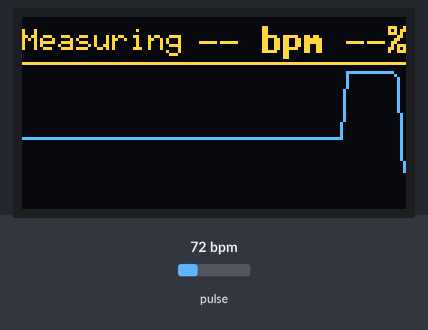
The sketch below on a simulated ESP32. Parts: 128×64 one-colour display. Inputs (shaded band) come from the test bench; at power-on: pulse 72 bpm. The OLED is the two-colour kind (top 16 rows yellow); what the sketch prints to the serial monitor is not drawn.

Above: at 1.2 s.
1.3 s: pulse set to 42 bpm
At 1.71 s:
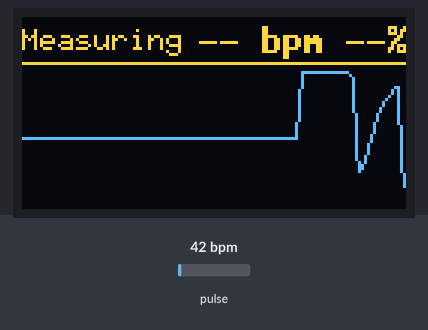
3.0 s: pulse set to 70 bpm
At 4.41 s:
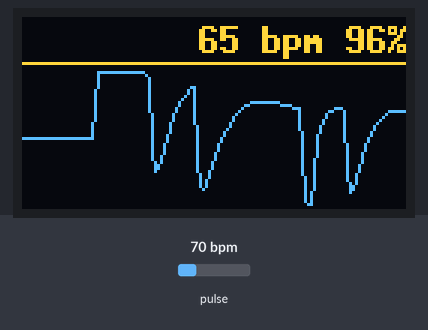
6.0 s: pulse set to 100 bpm
At 6.12 s:
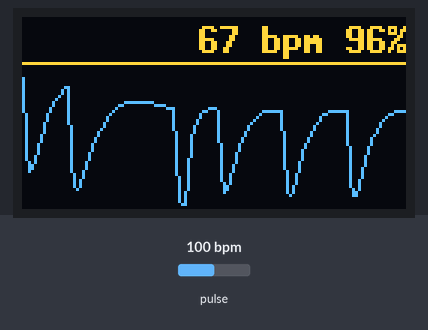
Timing chart, 0 to 9.0 s (numbered marks = the images above; inputs shaded):
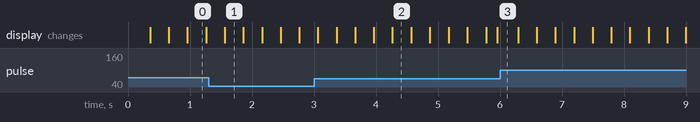

The sketch:

ECG-Monitor.ino
```cpp
#include <Wire.h>
#include <U8g2lib.h>
#include "MAX30105.h"

// ---------- Hardware ----------
#define SDA_PIN 4            // D2
#define SCL_PIN 5            // D1
#define FINGER_THRESHOLD 10000

MAX30105 sensor;
// 2.42" SSD1309 128x64. If yours is SSD1306, use U8G2_SSD1306_128X64_NONAME_F_HW_I2C
U8G2_SSD1309_128X64_NONAME0_F_HW_I2C u8g2(U8G2_R0, U8X8_PIN_NONE);

// ---------- Graph ----------
const int GRAPH_W      = 128;
const int GRAPH_TOP    = 18;
const int GRAPH_BOTTOM = 62;
const int GRAPH_MID    = (GRAPH_TOP + GRAPH_BOTTOM) / 2;   // 40
const int GRAPH_HALF   = (GRAPH_BOTTOM - GRAPH_TOP) / 2;   // 22
uint8_t graphY[GRAPH_W];        // y pixel for each column (circular buffer)
int graphHead = 0;              // next write position
byte graphDecimate = 0;

// ---------- Filter state ----------
float dcIR = 0, dcRed = 0;      // slow baselines (DC)
float msIR = 0, msRed = 0;      // running mean-square of the ripple (AC)
float fIR = 0, fRed = 0;        // lightly smoothed AC
float prev1 = 0, prev2 = 0;     // for peak detection

// ---------- Beat tracking ----------
unsigned long lastBeat = 0;
const int N = 5;
float intervals[N];
int idx = 0, count = 0;

float spo2Smooth = 0;
int dispBpm = 0, dispSpo2 = 0;
unsigned long lastCalc = 0, lastDraw = 0;
bool fingerOn = false;

void clearGraph() {
  for (int i = 0; i < GRAPH_W; i++) graphY[i] = GRAPH_MID;
  graphHead = 0;
  graphDecimate = 0;
}

void resetState() {
  dcIR = dcRed = msIR = msRed = fIR = fRed = prev1 = prev2 = 0;
  lastBeat = 0;
  idx = count = 0;
  spo2Smooth = 0;
  dispBpm = dispSpo2 = 0;
  clearGraph();
}

void showMessage(const char* l1, const char* l2) {
  u8g2.clearBuffer();
  u8g2.setFont(u8g2_font_7x13B_tr);
  u8g2.drawStr(0, 28, l1);
  u8g2.drawStr(0, 48, l2);
  u8g2.sendBuffer();
}

void drawScreen() {
  u8g2.clearBuffer();

  // ----- Header: BPM and SpO2 at the top right -----
  char hdr[24];
  if (fingerOn && dispBpm > 0) snprintf(hdr, sizeof(hdr), "%d bpm %d%%", dispBpm, dispSpo2);
  else                         snprintf(hdr, sizeof(hdr), "-- bpm --%%");
  u8g2.setFont(u8g2_font_7x13B_tr);
  int w = u8g2.getStrWidth(hdr);
  u8g2.drawStr(128 - w, 12, hdr);

  // Status at the top left
  u8g2.setFont(u8g2_font_6x10_tr);
  if (fingerOn && dispBpm == 0) u8g2.drawStr(0, 11, "Measuring");

  u8g2.drawHLine(0, 15, 128);

  // ----- Graph area -----
  if (!fingerOn) {
    u8g2.setFont(u8g2_font_ncenB08_tr);//CHANGE: Font
    const char* msg = "NO SIGNAL";
    int mw = u8g2.getStrWidth(msg);
    u8g2.drawStr((128 - mw) / 2, 44, msg);
  } else {
    int prevY = graphY[graphHead % GRAPH_W];
    for (int i = 0; i < GRAPH_W; i++) {
      int y = graphY[(graphHead + i) % GRAPH_W];
      if (i > 0) u8g2.drawLine(i - 1, prevY, i, y);
      prevY = y;
    }
  }

  u8g2.sendBuffer();
}

void setup() {
  Serial.begin(115200);
  Wire.begin(SDA_PIN, SCL_PIN);

  u8g2.begin();
  showMessage("Starting...", "");

  if (!sensor.begin(Wire, I2C_SPEED_FAST)) {
    Serial.println("MAX30102 not found");
    showMessage("MAX30102", "not found");
    while (1) delay(10);
  }

  // brightness, avg, mode, sampleRate, pulseWidth, adcRange (200/4 = 50 samples/sec)
  sensor.setup(30, 4, 2, 200, 411, 4096);

  clearGraph();
}

void loop() {
  sensor.check();

  while (sensor.available()) {
    float ir  = sensor.getFIFOIR();
    float red = sensor.getFIFORed();
    sensor.nextSample();
    unsigned long now = millis();

    // No finger: clear everything and skip processing
    if (ir < FINGER_THRESHOLD) {
      if (fingerOn) { resetState(); fingerOn = false; }
      continue;
    }
    fingerOn = true;

    // Remove baseline (DC), keep ripple (AC)
    if (dcIR == 0) { dcIR = ir; dcRed = red; }
    dcIR  = 0.98 * dcIR  + 0.02 * ir;
    dcRed = 0.98 * dcRed + 0.02 * red;
    float acIR  = ir  - dcIR;
    float acRed = red - dcRed;

    // Light smoothing
    fIR  = 0.7 * fIR  + 0.3 * acIR;
    fRed = 0.7 * fRed + 0.3 * acRed;

    // Running RMS of the ripple (about 2 seconds of memory)
    msIR  = 0.99 * msIR  + 0.01 * fIR  * fIR;
    msRed = 0.99 * msRed + 0.01 * fRed * fRed;
    float rmsIR = sqrt(msIR);

    // Inverted so each heartbeat points UP (blood absorbs light, so raw IR dips on a beat)
    float sig = -fIR;

    // Peak detection on the previous sample
    bool isPeak = (prev1 > prev2) && (prev1 >= sig) && (prev1 > 0.7 * rmsIR) && (rmsIR > 5);
    prev2 = prev1;
    prev1 = sig;

    if (isPeak) {
      unsigned long dt = now - lastBeat;
      if (lastBeat != 0 && dt > 350 && dt < 1500) {   // 40 to 170 BPM
        intervals[idx] = dt;
        idx = (idx + 1) % N;
        if (count < N) count++;
      }
      if (lastBeat == 0 || dt > 350) lastBeat = now;
    }

    // Add a point to the graph every 2nd sample (about 25 points per second)
    if (++graphDecimate >= 2) {
      graphDecimate = 0;
      float scale = 2.0 * rmsIR;
      if (scale < 10) scale = 10;
      int y = GRAPH_MID - (int)((sig / scale) * GRAPH_HALF);
      if (y < GRAPH_TOP)    y = GRAPH_TOP;
      if (y > GRAPH_BOTTOM) y = GRAPH_BOTTOM;
      graphY[graphHead] = y;
      graphHead = (graphHead + 1) % GRAPH_W;
    }

    // SpO2 from the ratio of ratios
    if (rmsIR > 5 && msRed > 0) {
      float R = (sqrt(msRed) / dcRed) / (rmsIR / dcIR);
      float s = 110.0 - 25.0 * R;
      if (s > 100) s = 100;
      if (s < 70)  s = 70;
      spo2Smooth = (spo2Smooth == 0) ? s : 0.98 * spo2Smooth + 0.02 * s;
    }

    // Recalculate displayed values once per second
    if (now - lastCalc > 1000) {
      lastCalc = now;
      if (count >= 3) {
        float sum = 0;
        for (int i = 0; i < count; i++) sum += intervals[i];
        dispBpm  = (int)(60000.0 / (sum / count) + 0.5);
        dispSpo2 = (int)(spo2Smooth + 0.5);
      } else {
        dispBpm = dispSpo2 = 0;
      }
      Serial.print("BPM: ");   Serial.print(dispBpm);
      Serial.print("  SpO2: "); Serial.print(dispSpo2);
      Serial.print("%  IR=");   Serial.println((long)ir);
    }
  }

  // Redraw the screen about 16 times per second
  unsigned long t = millis();
  if (t - lastDraw >= 60) {
    lastDraw = t;
    drawScreen();
  }

  yield();
}
```

License.ino
```cpp
// (licence header left out)

```
